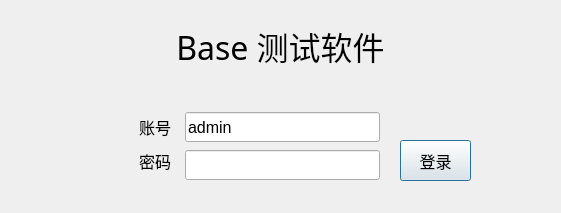
<?xml version="1.0" encoding="UTF-8"?>
<ui version="4.0">
 <class>UsrLandDlg</class>
 <widget class="QDialog" name="UsrLandDlg">
  <property name="geometry">
   <rect>
    <x>0</x>
    <y>0</y>
    <width>561</width>
    <height>213</height>
   </rect>
  </property>
  <property name="windowTitle">
   <string>Dialog</string>
  </property>
  <property name="styleSheet">
   <string notr="true"/>
  </property>
  <widget class="QLabel" name="stateLabel">
   <property name="geometry">
    <rect>
     <x>180</x>
     <y>80</y>
     <width>181</width>
     <height>31</height>
    </rect>
   </property>
   <property name="font">
    <font>
     <family>宋体</family>
     <pointsize>11</pointsize>
    </font>
   </property>
   <property name="styleSheet">
    <string notr="true">color: rgb(255, 0, 0);</string>
   </property>
   <property name="text">
    <string/>
   </property>
  </widget>
  <widget class="QLineEdit" name="nameLineEdit">
   <property name="geometry">
    <rect>
     <x>185</x>
     <y>112</y>
     <width>195</width>
     <height>30</height>
    </rect>
   </property>
   <property name="font">
    <font>
     <family>Arial</family>
     <pointsize>12</pointsize>
     <weight>50</weight>
     <bold>false</bold>
    </font>
   </property>
   <property name="text">
    <string>admin</string>
   </property>
  </widget>
  <widget class="QLineEdit" name="pwdLineEdit">
   <property name="geometry">
    <rect>
     <x>185</x>
     <y>150</y>
     <width>195</width>
     <height>30</height>
    </rect>
   </property>
   <property name="font">
    <font>
     <family>Arial</family>
     <weight>50</weight>
     <bold>false</bold>
    </font>
   </property>
   <property name="text">
    <string/>
   </property>
   <property name="echoMode">
    <enum>QLineEdit::Password</enum>
   </property>
  </widget>
  <widget class="QPushButton" name="landBtn">
   <property name="geometry">
    <rect>
     <x>400</x>
     <y>140</y>
     <width>71</width>
     <height>41</height>
    </rect>
   </property>
   <property name="font">
    <font>
     <family>微软雅黑</family>
     <pointsize>12</pointsize>
    </font>
   </property>
   <property name="cursor">
    <cursorShape>PointingHandCursor</cursorShape>
   </property>
   <property name="text">
    <string>登录</string>
   </property>
   <property name="autoDefault">
    <bool>true</bool>
   </property>
  </widget>
  <widget class="QLabel" name="label">
   <property name="geometry">
    <rect>
     <x>60</x>
     <y>112</y>
     <width>111</width>
     <height>30</height>
    </rect>
   </property>
   <property name="font">
    <font>
     <family>微软雅黑</family>
     <pointsize>12</pointsize>
    </font>
   </property>
   <property name="styleSheet">
    <string notr="true"/>
   </property>
   <property name="text">
    <string>账号</string>
   </property>
   <property name="alignment">
    <set>Qt::AlignRight|Qt::AlignTrailing|Qt::AlignVCenter</set>
   </property>
  </widget>
  <widget class="QLabel" name="label_2">
   <property name="geometry">
    <rect>
     <x>60</x>
     <y>146</y>
     <width>111</width>
     <height>30</height>
    </rect>
   </property>
   <property name="font">
    <font>
     <family>微软雅黑</family>
     <pointsize>12</pointsize>
    </font>
   </property>
   <property name="styleSheet">
    <string notr="true"/>
   </property>
   <property name="text">
    <string>密码</string>
   </property>
   <property name="alignment">
    <set>Qt::AlignRight|Qt::AlignTrailing|Qt::AlignVCenter</set>
   </property>
  </widget>
  <widget class="QLabel" name="label_3">
   <property name="geometry">
    <rect>
     <x>0</x>
     <y>10</y>
     <width>561</width>
     <height>71</height>
    </rect>
   </property>
   <property name="font">
    <font>
     <family>微软雅黑</family>
     <pointsize>24</pointsize>
     <weight>50</weight>
     <bold>false</bold>
    </font>
   </property>
   <property name="styleSheet">
    <string notr="true"/>
   </property>
   <property name="text">
    <string>Base 测试软件</string>
   </property>
   <property name="alignment">
    <set>Qt::AlignCenter</set>
   </property>
  </widget>
 </widget>
 <resources/>
 <connections/>
</ui>
